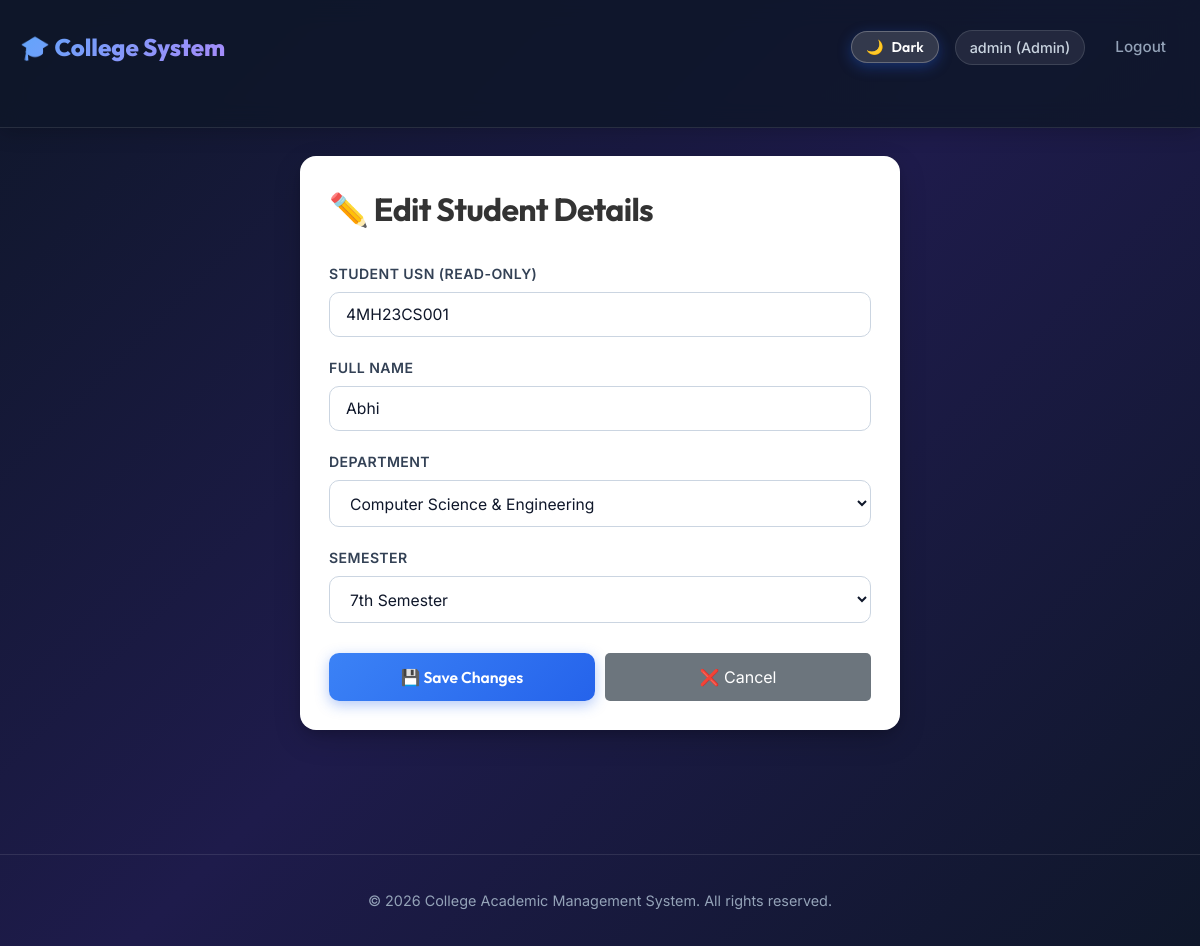
The page /admin/students/2/edit (signed in) on the database its author committed.
### backend/app.py (models this page shows, shortened)
class User(UserMixin, db.Model):
    id = db.Column(db.Integer, primary_key=True)
    username = db.Column(db.String(150), unique=True, nullable=False)
    password_hash = db.Column(db.String(256), nullable=False)
    role = db.Column(db.String(20), nullable=False)  # Admin, HOD, Faculty, Student
    dept = db.Column(db.String(100), nullable=True)

class Student(db.Model):
    id = db.Column(db.Integer, primary_key=True)
    usn = db.Column(db.String(50), unique=True, nullable=False)
    name = db.Column(db.String(200), nullable=False)
    dept = db.Column(db.String(100), nullable=True)
    semester = db.Column(db.Integer, nullable=True)

### backend/app.py (the view, shortened to what this page needs)
@app.route('/admin/students/<int:sid>/edit', methods=['GET', 'POST'])
@login_required
@role_required('Admin')
def admin_edit_student(sid):
    s = Student.query.get_or_404(sid)
    return render_template('admin_edit_student.html', student=s)

### backend/app.py (called while the page is built)
@app.context_processor
def inject_user():
    return dict(user=current_user)

def role_required(*roles):
    def decorator(f):
        @wraps(f)
        def decorated_function(*args, **kwargs):
            if not current_user.is_authenticated:
                return login_manager.unauthorized()
            if current_user.role not in roles:
                flash('Access denied: insufficient permissions', 'danger')
                return redirect(url_for('dashboard'))
            return f(*args, **kwargs)
        return decorated_function
    return decorator

@login_manager.user_loader
def load_user(user_id):
    return User.query.get(int(user_id))

### frontend/templates/admin_edit_student.html (shortened to what this page needs)
{% extends 'base.html' %}
{% block content %}
<div style="max-width: 600px; margin: 0 auto;">
  <div class="card">
    <h1 style="font-size: 2em; color: #333; margin-bottom: 30px;">✏️ Edit Student Details</h1>
    <form method="post">
      <div class="form-group">
        <label>Student USN (Read-only)</label>
        <input type="text" value="{{ student.usn }}" readonly style="background-color: #f5f5f5; cursor: not-allowed;" />
      </div>
      <div class="form-group">
        <label>Full Name</label>
        <input type="text" name="name" value="{{ student.name }}" placeholder="Enter student's full name" required />
      </div>
      <div class="form-group">
        <label>Department</label>
        <select name="dept">
          <option value="CSE" {% if student.dept == 'CSE' %}selected{% endif %}>Computer Science & Engineering</option>
        </select>
      </div>
      <div class="form-group">
        <label>Semester</label>
        <select name="semester">
          {% for sem in range(1, 9) %}
          <option value="{{ sem }}" {% if student.semester == sem %}selected{% endif %}>{{ sem }}{% if sem == 1 %}st{% elif sem == 2 %}nd{% elif sem == 3 %}rd{% else %}th{% endif %} Semester</option>
          {% endfor %}
        </select>
      </div>
      <div style="display: flex; gap: 10px; margin-top: 30px;">
        <button type="submit" style="flex: 1; padding: 12px;">💾 Save Changes</button>
        <a href="/admin/students" style="flex: 1; padding: 12px; background-color: #6c757d; color: white; text-decoration: none; border-radius: 5px; text-align: center; cursor: pointer; border: none;">❌ Cancel</a>
      </div>
    </form>
  </div>
</div>
{% endblock %}

### frontend/templates/base.html (shortened to what this page needs)
<!doctype html>
<html lang="en">
<head>
  <link rel="stylesheet" href="/static/css/styles.css">
</head>
<body>
  <header class="site-header">
    <div class="container header-row">
      <a href="{% if user %}/dashboard{% else %}/{% endif %}" class="brand">🎓 College System</a>
      <nav>
        <button id="theme-toggle-btn" class="btn" style="background: rgba(255,255,255,0.15); border: 1px solid rgba(255,255,255,0.25); color: #fff; padding: 6px 14px; font-size: 0.88rem; cursor: pointer; border-radius: 20px;">
          <span id="theme-btn-icon">🌙</span> <span id="theme-btn-text">Dark</span>
        </button>
        {% if user %}
          <span class="muted">{{ user.username }} ({{ user.role }})</span>
          <a href="/logout">Logout</a>
        {% else %}
          <a href="/login">Login</a>
          <a href="/signup">Sign Up</a>
        {% endif %}
      </nav>
    </div>
  </header>
  <main class="container">
    {% block content %}{% endblock %}
  </main>
  <footer style="text-align: center; color: #94a3b8; margin-top: 40px; padding: 20px; border-top: 1px solid rgba(255,255,255,0.1);">
    <p>&copy; 2026 College Academic Management System. All rights reserved.</p>
  </footer>
</body>
</html>

### frontend/static/css/styles.css (style rules this page uses)
:root { --bg-gradient: linear-gradient(135deg, #0f172a 0%, #1e1b4b 50%, #0f172a 100%); --card-bg: #ffffff; --card-shadow: 0 10px 30px -5px rgba(0, 0, 0, 0.25), 0 4px 12px -2px rgba(0, 0, 0, 0.15); --primary: #3b82f6; --primary-hover: #2563eb; --secondary: #6366f1; --accent: #10b981; --accent-purple: #8b5cf6; --danger: #ef4444; --warning: #f59e0b; --info: #06b6d4; --text-dark: #0f172a; --text-muted: #64748b; --text-light: #f8fafc; --text-light-muted: #94a3b8; --border-light: #e2e8f0; --radius-lg: 16px; --radius-md: 10px; --radius-sm: 6px; }
*, *::before, *::after { box-sizing: border-box; }
html, body { min-height: 100vh; margin: 0; padding: 0; font-family: 'Inter', system-ui, -apple-system, sans-serif; background: var(--bg-gradient); background-attachment: fixed; color: var(--text-light); line-height: 1.5; }
h1, h2, h3, h4, h5, h6 { font-family: 'Outfit', sans-serif; letter-spacing: -0.02em; }
.site-header { background: rgba(15, 23, 42, 0.85); backdrop-filter: blur(12px); border-bottom: 1px solid rgba(255, 255, 255, 0.1); position: sticky; top: 0; z-index: 1000; box-shadow: 0 4px 20px rgba(0, 0, 0, 0.2); }
.header-row { display: flex; justify-content: space-between; align-items: center; padding: 16px 28px; max-width: 1300px; margin: 0 auto; }
.brand { font-family: 'Outfit', sans-serif; font-weight: 800; font-size: 1.5rem; background: linear-gradient(135deg, #60a5fa 0%, #a78bfa 100%); -webkit-background-clip: text; background-clip: text; -webkit-text-fill-color: transparent; text-decoration: none; display: flex; align-items: center; gap: 10px; transition: transform 0.2s ease; }
nav { display: flex; align-items: center; gap: 16px; }
nav a { color: var(--text-light-muted); text-decoration: none; font-weight: 500; font-size: 0.95rem; padding: 8px 14px; border-radius: var(--radius-sm); transition: all 0.2s ease; }
nav span.muted { font-size: 0.9rem; color: #cbd5e1; background: rgba(255, 255, 255, 0.08); padding: 6px 14px; border-radius: 20px; border: 1px solid rgba(255, 255, 255, 0.12); font-weight: 500; }
.container { max-width: 1300px; margin: 0 auto; padding: 28px 20px 60px; }
.card { background: var(--card-bg); color: var(--text-dark); border-radius: var(--radius-lg); padding: 28px; box-shadow: var(--card-shadow); border: 1px solid rgba(255, 255, 255, 0.8); margin-bottom: 24px; transition: transform 0.25s ease, box-shadow 0.25s ease; }
.card h1, .card h2, .card h3, .card h4 { color: var(--text-dark); font-weight: 700; margin-top: 0; }
.form-group { margin-bottom: 20px; }
label { display: block; font-weight: 600; font-size: 0.88rem; margin-bottom: 8px; color: #334155; text-transform: uppercase; letter-spacing: 0.03em; }
input[type="text"], input[type="password"], input[type="email"], input[type="number"], select, textarea { width: 100%; padding: 12px 16px; border: 1.5px solid #cbd5e1; border-radius: var(--radius-md); font-family: inherit; font-size: 0.98rem; color: #0f172a !important; background-color: #ffffff !important; transition: border-color 0.2s ease, box-shadow 0.2s ease; }
input::placeholder, textarea::placeholder { color: #94a3b8 !important; }
button, .btn { font-family: 'Outfit', sans-serif; display: inline-flex; align-items: center; justify-content: center; gap: 8px; padding: 12px 22px; font-weight: 600; font-size: 0.98rem; border-radius: var(--radius-md); border: none; cursor: pointer; background: linear-gradient(135deg, #3b82f6 0%, #2563eb 100%); color: #ffffff; text-decoration: none; box-shadow: 0 4px 14px rgba(37, 99, 235, 0.35); transition: all 0.2s ease; }
footer { text-align: center; color: var(--text-light-muted); padding: 30px 20px; border-top: 1px solid rgba(255, 255, 255, 0.08); font-size: 0.9rem; }

### rows shown on the page
User: username "admin", role "Admin"
Student: usn "4MH23CS001", name "Abhi", dept "Computer Science & Engineering", semester "7th Semester"
